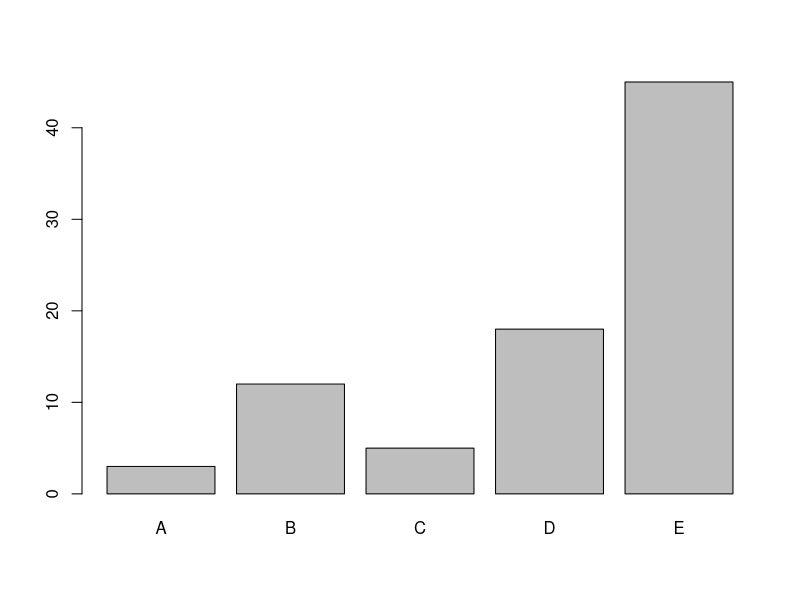
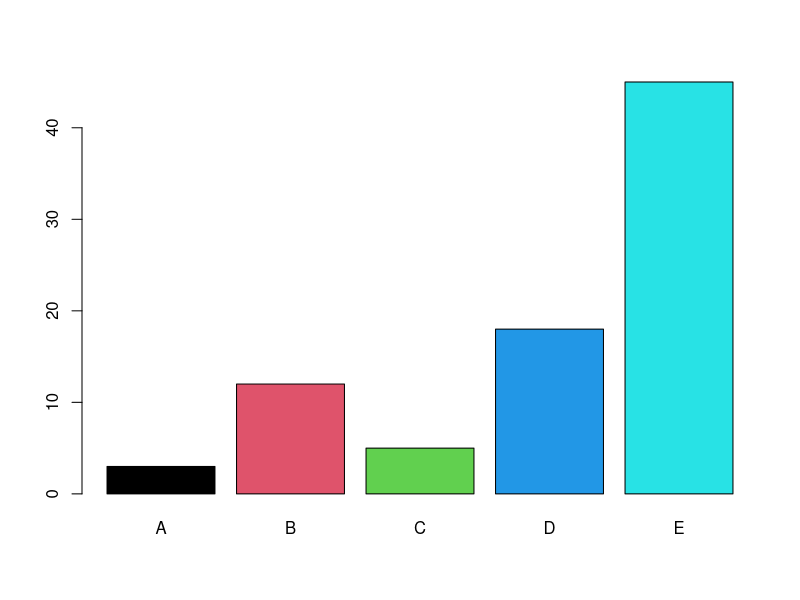
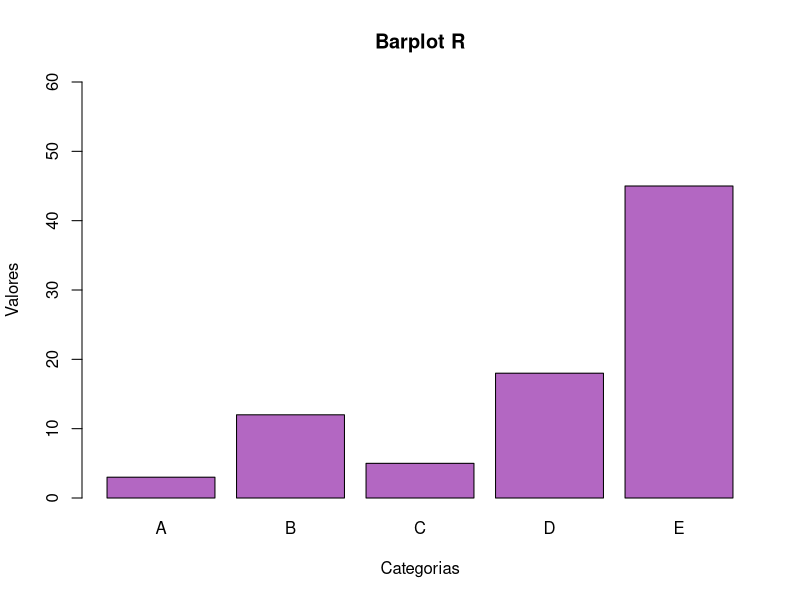

Generate these figures, in order, with R:
# Parte 5.1
# Plotando Gráficos com Barplot


setwd("D:/Estudo/Tecnologias/BI/PowerBI/Cap12/R/ini-R/Export-RFiles")
getwd()

# Dados
vetor_total_resultados = c(3, 12 ,5, 18, 45)
names(vetor_total_resultados) = c("A", "B", "C", "D", "E")
vetor_total_resultados

# Barplot #
#?barplot
barplot(vetor_total_resultados)
barplot(vetor_total_resultados, col =  c(1,2,3,4,5))

# Salvando grafico
png("barplot.png", width = 480, height = 480)
barplot(vetor_total_resultados
        , col = rgb(0.5, .01, 0.6, 0.6)
        , xlab = "Categorias"
        , ylab = "Valores"
        , main = "Barplot R"
        , ylim = c(0, 60))
dev.off()

